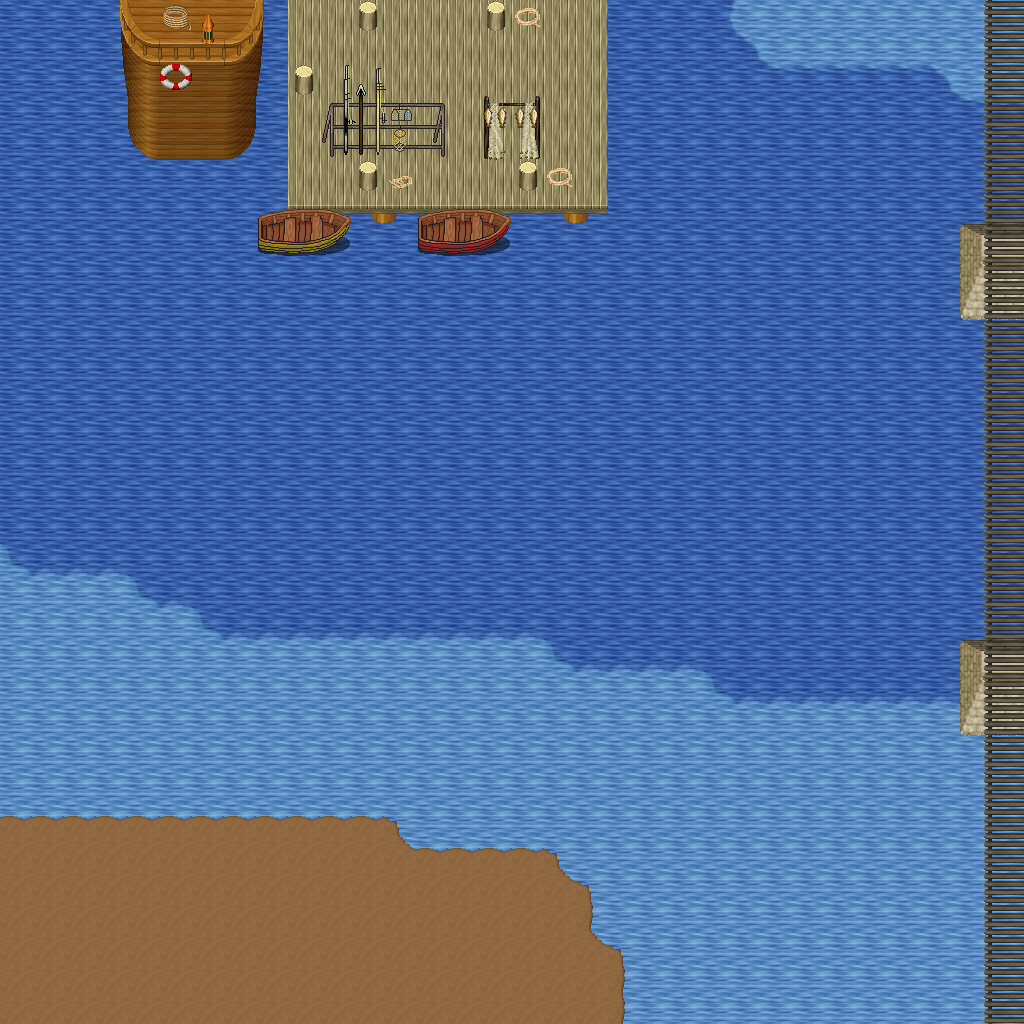

A level layout from a 2D game, rendered from its tile map. Below: a short description, then the map file with tile-grid data replaced by summaries:
An orthogonal 32x32 tile map with 32x32 px tiles, 5 tile layers (Ground, Objects, Objects2, Above, ...), 1 hidden layer not drawn, 21 tilesets.

<map version="1.10" tiledversion="1.11.0" orientation="orthogonal" renderorder="right-down" width="32" height="32" tilewidth="32" tileheight="32" infinite="0" nextlayerid="11" nextobjectid="1">
 <tileset firstgid="1" name="logic_collision" tilewidth="32" tileheight="32" tilecount="1" columns="1">
  <image source="../drawable/logic_collision.png" width="32" height="32" />
 </tileset>
 <tileset firstgid="2" name="ground_ground" tilewidth="32" tileheight="32" tilecount="33" columns="3">
  <image source="../drawable/ground_ground.png" width="96" height="352" />
 </tileset>
 <tileset firstgid="35" name="building_castle" tilewidth="32" tileheight="32" tilecount="320" columns="20">
  <image source="../drawable/building_castle.png" width="640" height="512" />
 </tileset>
 <tileset firstgid="355" name="ground_water_pool" tilewidth="32" tileheight="32" tilecount="72" columns="3">
  <image source="../drawable/ground_water_pool.png" width="96" height="768" />
 </tileset>
 <tileset firstgid="427" name="ground_earth_edges" tilewidth="32" tileheight="32" tilecount="18" columns="6">
  <image source="../drawable/ground_earth_edges.png" width="192" height="96" />
 </tileset>
 <tileset firstgid="445" name="ground_grass_corners" tilewidth="32" tileheight="32" tilecount="24" columns="6">
  <image source="../drawable/ground_grass_corners.png" width="192" height="128" />
 </tileset>
 <tileset firstgid="469" name="ground_grass_edges" tilewidth="32" tileheight="32" tilecount="36" columns="12">
  <image source="../drawable/ground_grass_edges.png" width="384" height="96" />
 </tileset>
 <tileset firstgid="505" name="object_row_boat" tilewidth="32" tileheight="32" tilecount="30" columns="6">
  <image source="../drawable/object_row_boat.png" width="192" height="160" />
 </tileset>
 <tileset firstgid="535" name="item_ropes" tilewidth="32" tileheight="32" tilecount="4" columns="2">
  <image source="../drawable/item_ropes.png" width="64" height="64" />
 </tileset>
 <tileset firstgid="539" name="object_boardwalk" tilewidth="32" tileheight="32" tilecount="36" columns="6">
  <image source="../drawable/object_boardwalk.png" width="192" height="192" />
 </tileset>
 <tileset firstgid="575" name="object_ship" tilewidth="32" tileheight="32" tilecount="368" columns="16">
  <image source="../drawable/object_ship.png" width="512" height="736" />
 </tileset>
 <tileset firstgid="943" name="item_fishing_nets" tilewidth="32" tileheight="32" tilecount="6" columns="3">
  <image source="../drawable/item_fishing_nets.png" width="96" height="64" />
 </tileset>
 <tileset firstgid="949" name="item_fishrods" tilewidth="32" tileheight="32" tilecount="12" columns="4">
  <image source="../drawable/item_fishrods.png" width="128" height="96" />
 </tileset>
 <tileset firstgid="961" name="plant_stump_stump_vertical" tilewidth="32" tileheight="32" tilecount="1" columns="1">
  <image source="../drawable/plant_stump_stump_vertical.png" width="32" height="32" />
 </tileset>
 <tileset firstgid="962" name="item_pot_barrel" tilewidth="32" tileheight="32" tilecount="2" columns="1">
  <image source="../drawable/item_pot_barrel.png" width="32" height="64" />
 </tileset>
 <tileset firstgid="964" name="ground_cobbled_paving" tilewidth="32" tileheight="32" tilecount="1" columns="1">
  <image source="../drawable/ground_cobbled_paving.png" width="32" height="32" />
 </tileset>
 <tileset firstgid="965" name="ground_ladder_vertical_pale" tilewidth="32" tileheight="32" tilecount="5" columns="5">
  <image source="../drawable/ground_ladder_vertical_pale.png" width="160" height="32" />
 </tileset>
 <tileset firstgid="970" name="item_caution_sign" tilewidth="32" tileheight="32" tilecount="1" columns="1">
  <image source="../drawable/item_caution_sign.png" width="32" height="32" />
 </tileset>
 <tileset firstgid="971" name="ground_ridge_earth_dark" tilewidth="32" tileheight="32" tilecount="96" columns="12">
  <image source="../drawable/ground_ridge_earth_dark.png" width="384" height="256" />
 </tileset>
 <tileset firstgid="1067" name="ground_ridge_earth_pale" tilewidth="32" tileheight="32" tilecount="96" columns="12">
  <image source="../drawable/ground_ridge_earth_pale.png" width="384" height="256" />
 </tileset>
 <tileset firstgid="1163" name="plant_tree_tree_darkgreen" tilewidth="32" tileheight="32" tilecount="88" columns="8">
  <image source="../drawable/plant_tree_tree_darkgreen.png" width="256" height="352" />
 </tileset>
 <layer id="1" name="Ground" width="32" height="32">
  <data>[1024 cells, 1024 non-empty, 11 distinct tile ids]</data>
 </layer>
 <layer id="2" name="Objects" width="32" height="32">
  <data>[1024 cells, 73 non-empty, 26 distinct tile ids]</data>
 </layer>
 <layer id="3" name="Objects2" width="32" height="32">
  <data>[1024 cells, 110 non-empty, 40 distinct tile ids]</data>
 </layer>
 <layer id="4" name="Above" width="32" height="32">
  <data>[1024 cells, 10 non-empty, 10 distinct tile ids]</data>
 </layer>
 <layer id="5" name="Above2" width="32" height="32">
  <data>[1024 cells, 2 non-empty, 1 distinct tile ids]</data>
 </layer>
 <layer id="6" name="Walkable" width="32" height="32" visible="0">
  <data>[1024 cells, 571 non-empty, 1 distinct tile ids]</data>
 </layer>
 <objectgroup id="7" name="Mapevents" />
 <objectgroup id="8" name="Spawn" />
 <objectgroup id="9" name="Keys" />
 <objectgroup id="10" name="Replace" />
</map>
